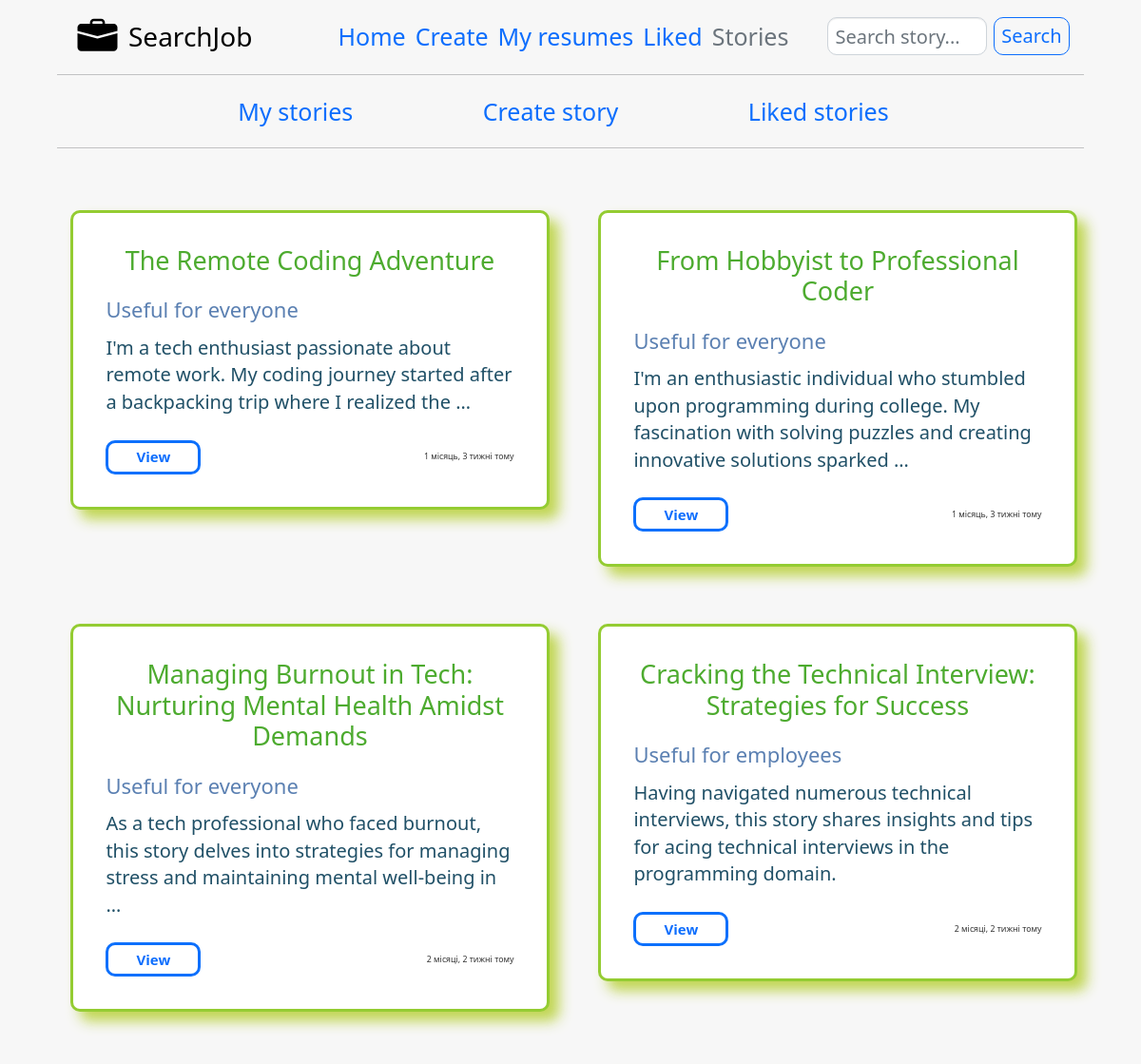
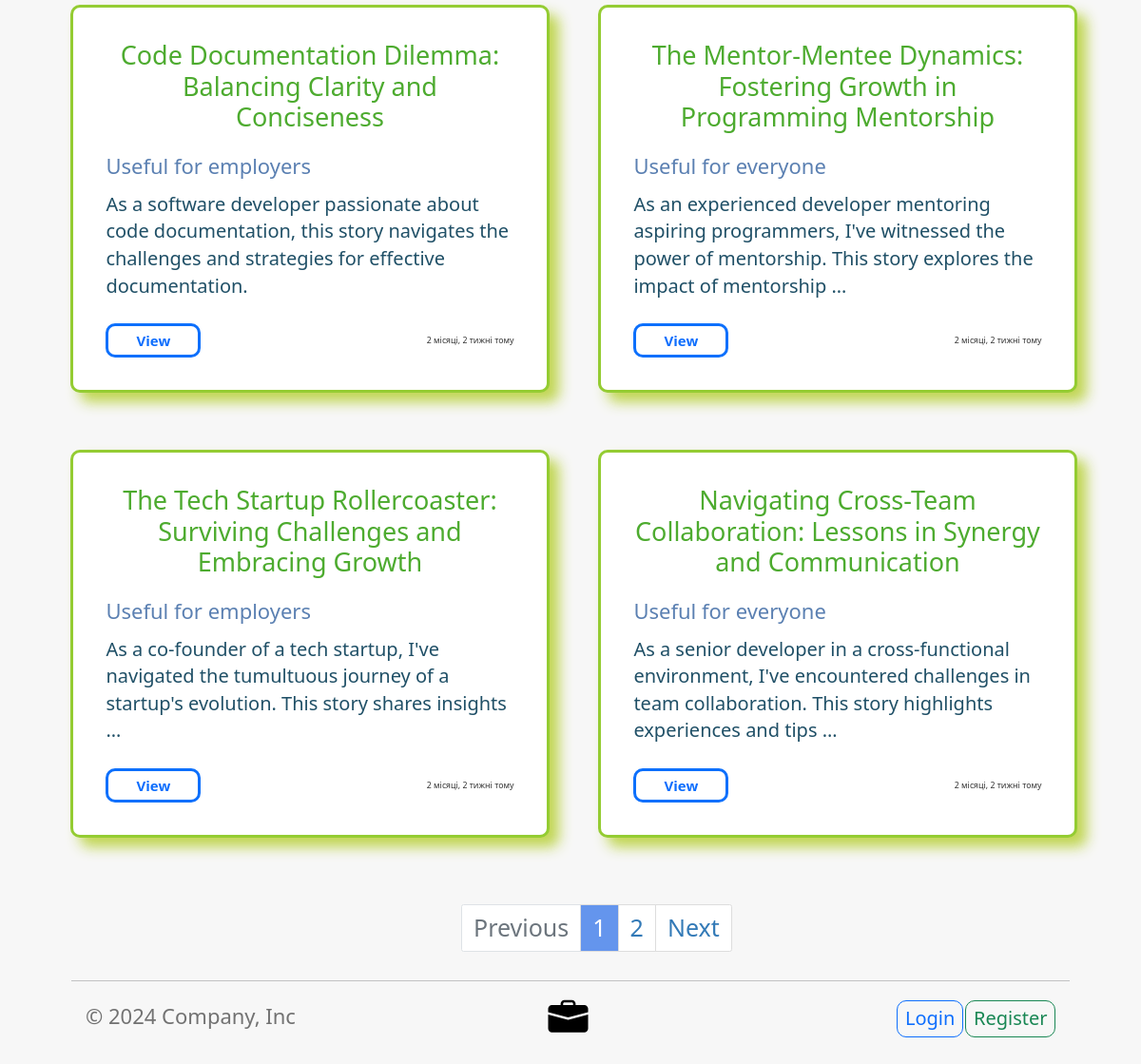
/story/, run on the app's committed database (2 pictures, top to bottom).
### story/models.py (models this page shows, shortened)
class StoryModel(models.Model):
    headline = models.CharField(verbose_name='Headline of story', max_length=200)
    title = models.TextField(verbose_name='Title of story')
    text = models.TextField(verbose_name='Text of story')
    for_who = models.CharField(verbose_name='Useful for whom', max_length=20, choices=types_of_profession(), default=types_of_profession()[2][0])
    comments = models.BooleanField(default=True)
    timestamp = models.DateTimeField(auto_now_add=True)
    update = models.DateTimeField(auto_now=True)
    user = models.ForeignKey(
        settings.AUTH_USER_MODEL,
        default=1,
        on_delete=models.PROTECT
    )
    def get_url_to_story(self):
        return f'/story/{self.id}/'
    class Meta:
        ordering = ['-timestamp']
        verbose_name = 'Story'
        verbose_name_plural = 'Stories'

### story/views.py (the view)
# urls.py: path('story/', include('story.urls'), name='home-story'),
def home(request):
    queryset = StoryModel.objects.all()
    query = request.GET.get('q_story')
    if query:
        queryset = queryset.filter(
            Q(headline__icontains=query) |
            Q(for_who__icontains=query)
        )
    stories_per_page = 8
    paginator = Paginator(queryset, stories_per_page)
    page_request_var = 'page'
    page = request.GET.get(page_request_var)
    try:
        queryset = paginator.get_page(page)
    except PageNotAnInteger:
        queryset = paginator.page(paginator.num_pages)
    except EmptyPage:
        queryset = paginator.page(paginator.num_pages)
    context = {
        'stories': queryset,
        'user_side': settings.USER_SIDE,
        'page_request_var': page_request_var,
        'paginator_range': paginator_array(paginator.num_pages, paginator.get_page(page).number),
        'count_of_pages': paginator.num_pages,
        'count_of_stories': len(queryset),
        'user': request.user,
        'current_year': get_current_year()
    }
    return render(request, 'story/home.html', context)

### additional_functions/additional.py (called while the page is built, shortened)
def paginator_array(all_pages, current_page):
    lst = []
    if all_pages < 6:
        lst = [i+1 for i in range(0, all_pages)]
    return lst

def get_current_year():
    current_date = datetime.datetime.now()
    return current_date.year

### templates/story/home.html (shortened to what this page needs)
{% extends 'story/base_story_block.html' %}
{% block add_in_nav %}
    <form class="col-12 col-lg-auto mb-3 mb-lg-0 me-lg-3" style="display: flex;" action="" method="GET">
        <input type="text" style="margin-right: 7px; height: 40px; font-size: 20px; margin-top: 8px; border-radius: 10px;" name="q_story" class="form-control" placeholder="Search story..." aria-label="Search" value="{{ request.GET.q_story }}">
        <input type="submit" style="font-size: 20px; margin-top: 8px; border-radius: 10px;" value="Search" class="btn btn-outline-primary me-2">
    </form>
    <hr style="margin-top: 20px;">
    <ul class="nav col-4 col-md-12 me-lg-auto mb-2 justify-content-center mb-md-0" style="font-size: 25px;">
        <li style="padding-right: 10%"><a href="{% url 'story:story-own' %}" class="nav-link">My stories</a></li>
        <li style="padding-right: 10%"><a href="{% url 'story:story-create' %}" class="nav-link">Create story</a></li>
        <li><a href="{% url 'story:stories-liked' %}" class="nav-link">Liked stories</a></li>
    </ul>
{% endblock add_in_nav %}
{% block main_content %}
    <hr style="margin-top: 70px; width: 90%; margin-left: 5%;">
    <div class="album py-5">
        <div class="container">
            <div class="row row-cols-1 row-cols-sm-2 row-cols-md-2 g-4">
                {% for story in stories %}
                    <div class="row" style="margin-top: 40px;">
                        <div class="col-sm-12" style="padding-left: 8%;">
                            <div class="thumbnail" style="border-radius: 10px; border: 3px solid rgba(130,196,15,0.85); box-shadow: 10px 10px 14px rgba(188,211,68,0.92);">
                                <div class="caption" style="padding: 20px;">
                                    <div class="card-body">
                                        <h2 style="text-decoration: none; color: #4dab2f; text-align: center; font-weight: 500; font-size: 27px; margin-bottom: 20px;">
                                            {{ story.headline }}
                                        </h2>
                                        <p style="font-weight: 500; font-size: 22px; color: #5b80b2">
                                            Useful for {{ story.for_who }}
                                        </p>
                                        <p style="font-size: 20px; color: #205067; padding-bottom: 15px;">
                                            {{ story.title|linebreaksbr|truncatewords:20 }}
                                        </p>
                                        <div class="d-flex justify-content-between align-items-center">
                                            <div class="btn-group">
                                                <a href="{{ story.get_url_to_story }}"><button type="button" class="btn btn-outline-primary" style="font-size: 15px; width: 100px; font-weight: 700; border: 3px solid #0d70fc; border-radius: 10px;">View</button></a>
                                            </div>
                                            <small class="text-body-secondary">{{ story.timestamp|timesince }} тому</small>
                                        </div>
                                    </div>
                                </div>
                            </div>
                        </div>
                    </div>
                {% endfor %}
            </div>
        </div>
    </div>
    {% if count_of_pages > 1 %}
        <div class="col-sm-8 col-sm-offset-4" style="padding-left: 85px;">
            {% include 'story/paginator.html' %}
        </div>
    {% endif %}
{% endblock main_content %}

### templates/story/base_story_block.html (shortened to what this page needs)
<!DOCTYPE html>
<html lang="en">
<head>
    <link rel="stylesheet" href="https://cdn.jsdelivr.net/npm/bootstrap@3.4.1/dist/css/bootstrap.min.css">
    <link href="https://cdn.jsdelivr.net/npm/bootstrap@5.0.2/dist/css/bootstrap.min.css" rel="stylesheet">
</head>
<body style="background-color: rgba(234,234,234,0.36); display: flex; flex-direction: column; justify-content: space-between; min-height: 100vh; margin: 0;">
    <div class="justify-content-center py-3 mb-4" style="width: 90%; margin-left: 5%; height: 70px;">
        <div class="col-md-3 mb-2 mb-md-0" style="margin-top: 7px;">
            <a href="{% if user_side == 'employee' %}{% url 'employer:home-employer' %}{% else %}{% url 'employee:home-employee' %}{% endif %}" class="d-flex align-items-center mb-3 mb-md-0 me-md-auto link-body-emphasis text-decoration-none">
                <span style="color: black; font-size: 28px;" >SearchJob</span>
            </a>
        </div>
        <ul class="nav col-12 col-md-6 me-lg-auto mb-2 justify-content-center mb-md-0" style="font-size: 25px;">
            <li><a href="{% if user_side == 'employee' %}{% url 'employee:home-employee' %}{% else %}{% url 'employer:home-employer' %}{% endif %}" class="nav-link px-2">Home</a></li>
            <li><a href="{% if user_side == 'employee' %}{% url 'employee:create' %}{% else %}{% url 'employer:create' %}{% endif %}" class="nav-link px-2">Create</a></li>
            <li><a href="{% if user_side == 'employee' %}{% url 'employee:resumes' %}{% else %}{% url 'employer:vacancies' %}{% endif %}" class="nav-link px-2">{% if user_side == 'employee' %}My resumes{% else %}My vacancies{% endif %}</a></li>
            <li><a href="{% if user_side == 'employee' %}{% url 'employee:liked' %}{% else %}{% url 'employer:liked' %}{% endif %}" class="nav-link px-2">Liked</a></li>
            <li><a href="{% url 'story:home-story' %}" class="nav-link px-2 link-secondary">Stories</a></li>
        </ul>
        {% block add_in_nav %}
        {% endblock add_in_nav %}
    </div>
    {% block main_content %}
    {% endblock main_content %}
    <div class="col-sm-6 col-sm-offset-3" style="margin-left: 5%; width: 90%; margin-bottom: 30px;">
        <hr>
        <p class="col-md-4 mb-0 text-body-secondary" style="font-size: 22px; color: rgba(45,45,45,0.66); margin-top: 10px;">© {{ current_year }} Company, Inc</p>
        <a style="margin-top: 7px;" href="{% if user_side == 'employee' %}{% url 'employer:home-employer' %}{% else %}{% url 'employee:home-employee' %}{% endif %}" class="col-md-4 d-flex align-items-center justify-content-center mb-3 mb-md-0 me-md-auto link-body-emphasis text-decoration-none">
        </a>
        <div class="col-md-4 mb-0">
            {% if user.is_authenticated %}
                <div class="text-end" style="margin-top: 10px;">
                    <a href="{% if user_side == 'employee' %}{% url 'employer:home-employer' %}{% else %}{% url 'employee:home-employee' %}{% endif %}"><button style="font-size: 20px; border-radius: 10px;" type="button" class="btn btn-outline-primary me-2">{% if user_side == 'employee' %}Employer{% else %}Employee{% endif %}</button></a>
                    <a href="{% url 'users:logout' %}"><button style="font-size: 20px; border-radius: 10px;" type="button" class="btn btn-outline-danger me-2">Logout</button></a>
                </div>
            {% else %}
                <div class="text-end" style="margin-top: 10px;">
                    <a href="{% url 'users:login' %}"><button style="font-size: 20px; border-radius: 10px;" type="button" class="btn btn-outline-primary">Login</button></a>
                    <a href="{% url 'users:register' %}"><button style="font-size: 20px; border-radius: 10px;" type="button" class="btn btn-outline-success">Register</button></a>
                </div>
            {% endif %}
        </div>
    </div>
</body>
</html>

### templates/story/paginator.html (shortened to what this page needs)
<ul class="pagination">
    <li class="{% if stories.has_previous %} page-item {% else %} page-item disabled {% endif %}">
        <a class="page-link" {% if stories.has_previous %} href="?{{ page_request_var }}={{ stories.previous_page_number }}{% if request.GET.q_story %}&q_story={{ request.GET.q_story }}{% endif %}" {% endif %}>
            <span style="font-size: 25px;">Previous</span>
        </a>
    </li>
    {% for page in paginator_range %}
        <li class="page-item" style="font-size: 25px;"><a class="page-link" style="{% if stories.number == page %}background-color: cornflowerblue; color: white{% endif %}" href="?{{ page_request_var }}={{ page }}">{{ page }}</a></li>
    {% endfor %}
    <li class="{% if stories.has_next %} page-item {% else %} page-item disabled {% endif %}">
        <a class="page-link" {% if stories.has_next %} href="?{{ page_request_var }}={{ stories.next_page_number }}{% if request.GET.q_story %}&q_story={{ request.GET.q_story }}{% endif %}" {% endif %}>
            <span style="font-size: 25px;">Next</span>
        </a>
    </li>
</ul>

### data on the page
StoryModel: headline "The Remote Coding Adventure", for_who "everyone", title "I'm a tech enthusiast passionate about remote work. My coding journey started after a backpacking trip where I realized the …", timestamp "1 місяць, 3 тижні"
StoryModel: headline "From Hobbyist to Professional Coder", for_who "everyone", title "I'm an enthusiastic individual who stumbled upon programming during college. My fascination with solving puzzles and creating innovative solutions sparked …", timestamp "1 місяць, 3 тижні"
StoryModel: headline "Managing Burnout in Tech: Nurturing Mental Health Amidst Demands", for_who "everyone", title "As a tech professional who faced burnout, this story delves into strategies for managing stress and maintaining mental well-being in …", timestamp "2 місяці, 2 тижні"
StoryModel: headline "Cracking the Technical Interview: Strategies for Success", for_who "employees", title "Having navigated numerous technical interviews, this story shares insights and tips for acing technical interviews in the programming domain.", timestamp "2 місяці, 2 тижні"
StoryModel: headline "Code Documentation Dilemma: Balancing Clarity and Conciseness", for_who "employers", title "As a software developer passionate about code documentation, this story navigates the challenges and strategies for effective documentation.", timestamp "2 місяці, 2 тижні"
StoryModel: headline "The Mentor-Mentee Dynamics: Fostering Growth in Programming Mentorship", for_who "everyone", title "As an experienced developer mentoring aspiring programmers, I've witnessed the power of mentorship. This story explores the impact of mentorship …", timestamp "2 місяці, 2 тижні"
StoryModel: headline "The Tech Startup Rollercoaster: Surviving Challenges and Embracing Growth", for_who "employers", title "As a co-founder of a tech startup, I've navigated the tumultuous journey of a startup's evolution. This story shares insights …", timestamp "2 місяці, 2 тижні"
StoryModel: headline "Navigating Cross-Team Collaboration: Lessons in Synergy and Communication", for_who "everyone", title "As a senior developer in a cross-functional environment, I've encountered challenges in team collaboration. This story highlights experiences and tips …", timestamp "2 місяці, 2 тижні"

### other printed values
{{ page }} "1" "2"
{{ current_year }} "2024"
